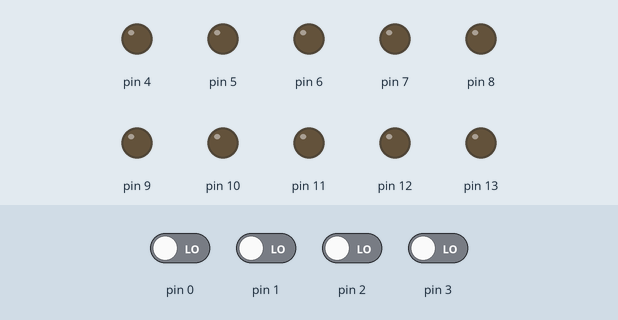
Bench run of a sketch on a simulated Arduino Uno, built with avr-gcc and run on an emulated ATmega328P. Parts: output pins drawn as LEDs (lit = HIGH). Inputs (shaded band) come from the test bench; at power-on: pin 0–3 LOW.

Above: at 1.2 s.
1.3 s: pin 0 driven HIGH
At 2.4 s:
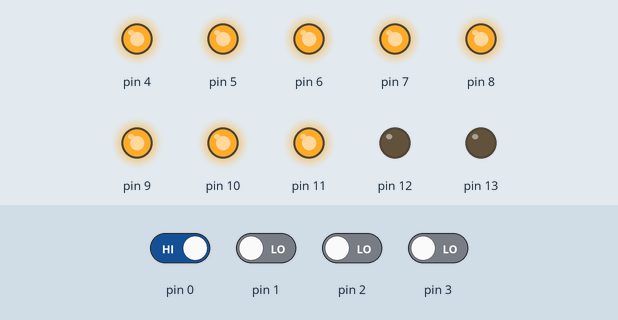
2.8 s: pin 1 driven HIGH
At 3.5 s:
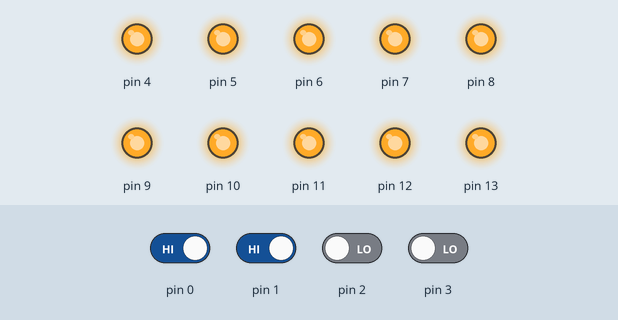
4.3 s: pin 0 driven LOW
At 4.7 s:
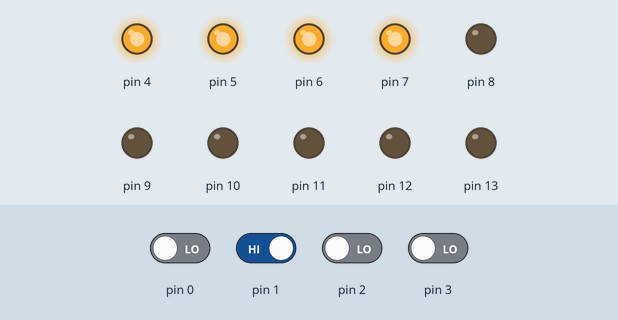
5.8 s: pin 2 driven HIGH
At 7.0 s:
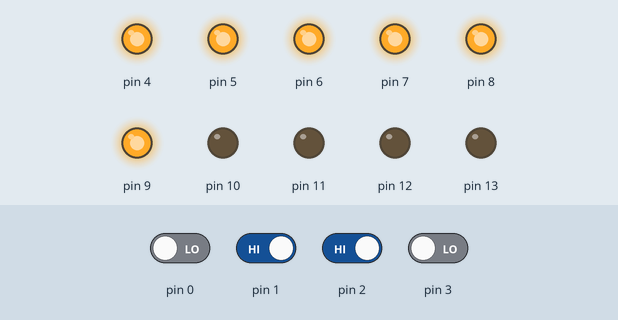
7.3 s: pin 3 driven HIGH
At 8.2 s:
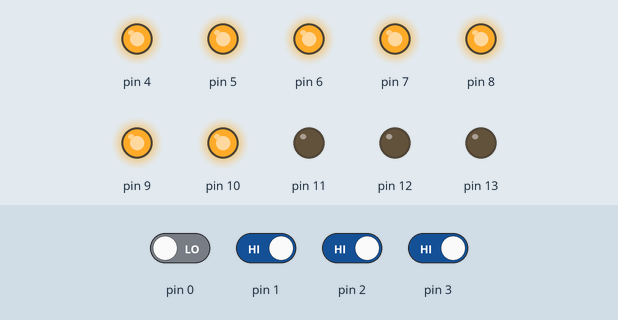
8.8 s: pin 1 driven LOW
At 9.3 s:
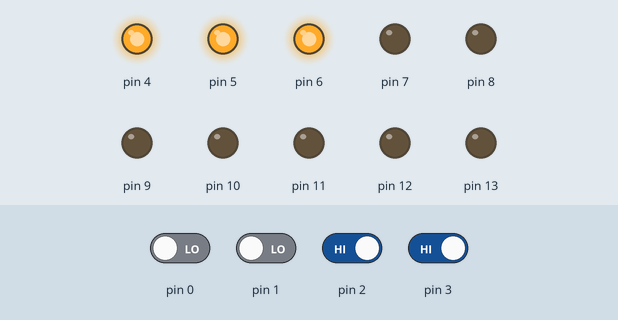
Timing chart, 0 to 11.3 s (numbered marks = the images above; inputs shaded):
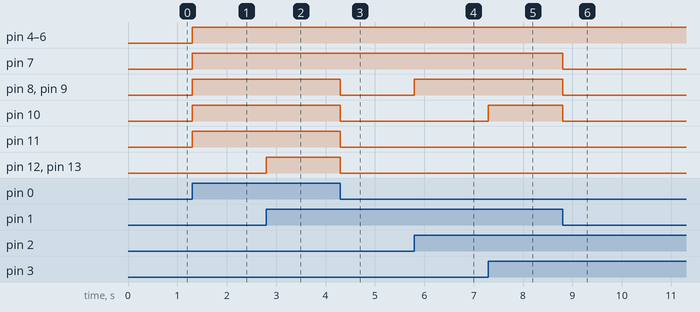

Measured:
- after the input at 1.3 s, pin 4–11: LOW → HIGH at once
- after the input at 2.8 s, pin 12, pin 13: LOW → HIGH at once
- after the input at 4.3 s, pin 8–13: HIGH → LOW at once
- after the input at 5.8 s, pin 8, pin 9: LOW → HIGH at once
- after the input at 7.3 s, pin 10: LOW → HIGH at once
- after the input at 8.8 s, pin 7–10: HIGH → LOW at once

The sketch:

ARD_2LEDS_CRECEN_CON_IF_____________________E07B1.ino
```cpp
byte num,i;
bool n0,n1,n2,n3;
void setup() {
   for(i=4;i<=13;i++) {pinMode(i, OUTPUT);}
   for(i=0;i<=3;i++) {pinMode(i,INPUT);}
}
void loop() {
   n0=digitalRead(0);n1=digitalRead(1);n2=digitalRead(2);n3=digitalRead(3);
   num=8*n0+4*n1+2*n2+n3;
   for(i=0;i<10;i++){
      if(i<num)
         digitalWrite(4+i,HIGH);
      else
         digitalWrite(4+i,LOW);
      }
}
```
